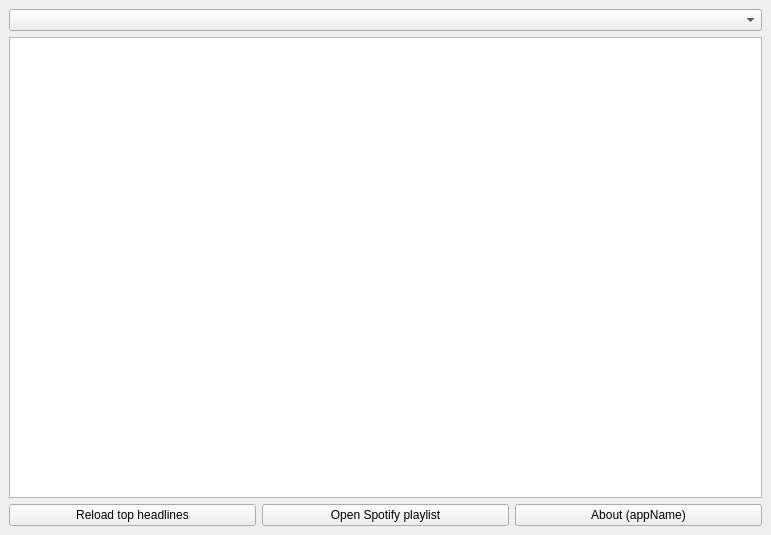
<?xml version="1.0" encoding="UTF-8"?>
<ui version="4.0">
 <class>MainWindow</class>
 <widget class="QMainWindow" name="MainWindow">
  <property name="geometry">
   <rect>
    <x>0</x>
    <y>0</y>
    <width>771</width>
    <height>535</height>
   </rect>
  </property>
  <property name="windowTitle">
   <string>(appName)</string>
  </property>
  <widget class="QWidget" name="centralwidget">
   <layout class="QVBoxLayout" name="verticalLayout">
    <item>
     <widget class="QComboBox" name="comboBoxNewsSource">
      <property name="font">
       <font>
        <family>Segoe UI</family>
       </font>
      </property>
      <property name="cursor">
       <cursorShape>PointingHandCursor</cursorShape>
      </property>
      <property name="toolTip">
       <string>Select a news source to show top headlines and a Spotify playlist.</string>
      </property>
     </widget>
    </item>
    <item>
     <widget class="QTableWidget" name="tableWidgetNews">
      <property name="cursor" stdset="0">
       <cursorShape>PointingHandCursor</cursorShape>
      </property>
     </widget>
    </item>
    <item>
     <layout class="QHBoxLayout" name="horizontalLayout">
      <item>
       <widget class="QPushButton" name="buttonReloadNews">
        <property name="font">
         <font>
          <family>Segoe UI</family>
         </font>
        </property>
        <property name="cursor">
         <cursorShape>PointingHandCursor</cursorShape>
        </property>
        <property name="text">
         <string>Reload top headlines</string>
        </property>
       </widget>
      </item>
      <item>
       <widget class="QPushButton" name="buttonOpenPlaylist">
        <property name="font">
         <font>
          <family>Segoe UI</family>
         </font>
        </property>
        <property name="text">
         <string>Open Spotify playlist</string>
        </property>
       </widget>
      </item>
      <item>
       <widget class="QPushButton" name="buttonAbout">
        <property name="font">
         <font>
          <family>Segoe UI</family>
         </font>
        </property>
        <property name="cursor">
         <cursorShape>PointingHandCursor</cursorShape>
        </property>
        <property name="text">
         <string>About (appName)</string>
        </property>
       </widget>
      </item>
     </layout>
    </item>
   </layout>
  </widget>
 </widget>
 <resources/>
 <connections/>
</ui>
